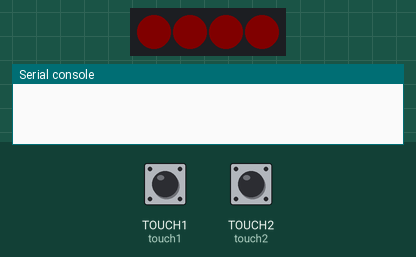
Bench run of a program on a simulated CircuitPython board. Shown: 4 RGB LEDs in strip order, left to right, the last lines printed to the serial console. The inputs (shaded band) are chosen by the test bench; at power-on: TOUCH2 (touch2) LOW, TOUCH1 (touch1) LOW. Dim RGB values are drawn brighter than linear; USB keyboard and mouse output is not drawn; touch pads read as touched when driven HIGH.

Above: at 1.2 s.
1.3 s: TOUCH2 (touch2) pulled HIGH for 1 s
At 3.2 s:
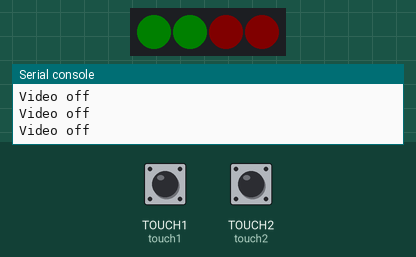
3.8 s: TOUCH1 (touch1) pulled HIGH for 0.15 s
5.5 s: TOUCH1 (touch1) pulled HIGH for 1 s
At 7.6 s:
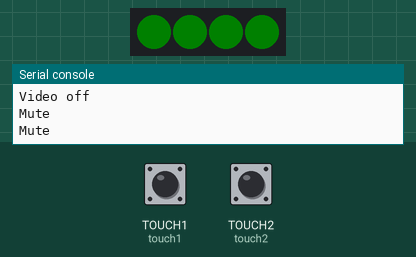
8.1 s: TOUCH2 (touch2) pulled HIGH for 0.15 s
At 8.6 s:
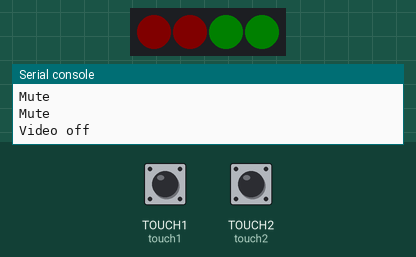
9.7 s: TOUCH2 (touch2) pulled HIGH for 3.2 s
At 10.39 s:
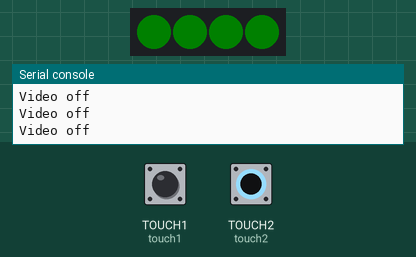
14.4 s: TOUCH1 (touch1) pulled HIGH for 3.2 s
At 18.7 s:
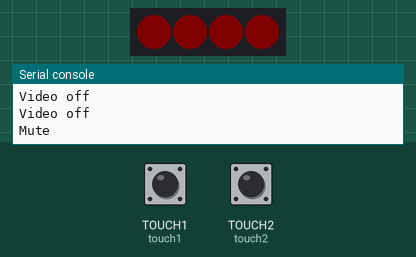
Timing chart, 0 to 20.2 s (numbered marks = the images above; inputs shaded):
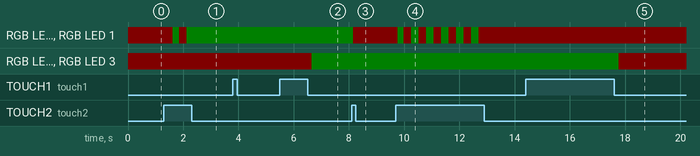

The program:

code.py
```python
"""CircuitPython Capacitive Touch HID Example for Neo Trinkey"""
import time
import board
import touchio
import usb_hid
import neopixel


from adafruit_hid.keyboard import Keyboard
from adafruit_hid.keyboard_layout_us import KeyboardLayoutUS
from adafruit_hid.keycode import Keycode

pixels = neopixel.NeoPixel(board.NEOPIXEL, 4, brightness=0.02)
Red = (255, 0, 0)
Green = (0, 255, 0)

keyboard = Keyboard(usb_hid.devices)
keyboard_layout = KeyboardLayoutUS(keyboard)

touch1 = touchio.TouchIn(board.TOUCH1)
touch2 = touchio.TouchIn(board.TOUCH2)

ledCounterAudio = 1
ledCounterVideo = 1

pixels.fill(Red)
pixels.show()

touched = time.monotonic()


while True:
    if time.monotonic() - touched < 0.25:
        continue
    if touch1.value:  # If touch pad 1 is touched...
        while touch1.value:  # Wait for release...
            time.sleep(0.1)
        print("Mute")  # Then send key press.)
        keyboard.send(Keycode.SHIFT, Keycode.CONTROL, Keycode.M)
        time.sleep(0.1)

        ledCounterAudio += 1
        if ledCounterAudio > 2:
            ledCounterAudio = 1

        if ledCounterAudio == 1:
            pixels[2] = Green
            pixels[3] = Green
            pixels.show()

        if ledCounterAudio == 2:
            pixels[2] = Red
            pixels[3] = Red

        pixels.show()
        touched = time.monotonic()

    if touch2.value:  # If touch pad 1 is touched...
        while touch1.value:  # Wait for release...
            time.sleep(0.1)
        print("Video off")  # Then send key press.)
        keyboard.send(Keycode.ALT, Keycode.V)
        ledCounterVideo += 1
        if ledCounterVideo > 2:
            ledCounterVideo = 1

        if ledCounterVideo == 1:
            pixels[0] = Green
            pixels[1] = Green
            pixels.show()

        if ledCounterVideo == 2:
            pixels[0] = Red
            pixels[1] = Red

        pixels.show()
        touched = time.monotonic()
```

Measured:
- after the input at 1.3 s, RGB LED 0, RGB LED 1: RGB(5, 0, 0) → RGB(0, 5, 0) after 0.33 s, → RGB(5, 0, 0) 0.23 s later, → RGB(0, 5, 0) 0.27 s later
- after the input at 5.5 s, RGB LED 2, RGB LED 3: RGB(5, 0, 0) → RGB(0, 5, 0) after 1.2 s
- after the input at 8.1 s, RGB LED 0, RGB LED 1: RGB(0, 5, 0) → RGB(5, 0, 0) after 0.06 s
- after the input at 9.7 s, RGB LED 0, RGB LED 1: alternates RGB(5, 0, 0) for 0.27 s and RGB(0, 5, 0) for 0.27 s, 12 changes in all, then stays RGB(5, 0, 0), starting after 0.06 s
- after the input at 14.4 s, RGB LED 2, RGB LED 3: RGB(0, 5, 0) → RGB(5, 0, 0) after 3.4 s
